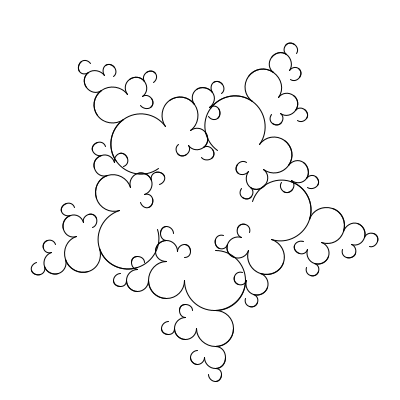
Frame 1 (no input)
Frame 60 (the mouse pressed at the canvas centre just before this capture): identical to frame 1, image omitted
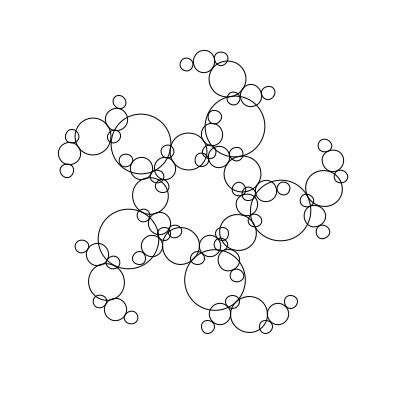
Frame 120 (the mouse held since frame 60 and released just before this capture)

The Processing sketch that drew these frames (run headless with seeded random() and noise(); from frame 60 on, the mouse is pressed at the canvas centre):

// Processing sketch: processing_14508
// ── processing_14508.pde

float len = 100;
float theta; 
float sides = 5;
float angle = radians(360/sides);
void setup(){
  size(400,400);
  background(0xFFFFFF);
  smooth();
  noFill();
}

void draw(){
translate(width * .5, height * .5);
background(0xFFFFFF);
float a = (mouseX / (float) width) * 90;
theta = radians(a);
for(int i = 0 ; i < sides; i++){
  pushMatrix();
  translate(cos((TWO_PI/sides)*i) * len * .15,sin((TWO_PI/sides)*i) * len * .15);
  rotate(angle * i);
  recurse(len);
  popMatrix();
}
}

void keyReleased() {
 switch(keyCode){//check for key input
   case 65://a
   if(len < 400) len+= 5;//increase the number of circles
   break;
   case 90://z
   if(len > 40) len-= 5;//decrease the number of circles
   break;
   case 83://s
   if(sides < 32) sides++;//increase the initial radius
   angle = radians(360/sides);
   break;
   case 88://x
   if(sides > 3) sides--;//decrease the initial radius
   angle = radians(360/sides);
   break;
 }
}

void recurse(float len){
  len /= 1.66;
  boolean flip = false;
  if(len > 10){
    pushMatrix();
    translate(0,len * 1.33);
    flip = !flip;
    if(flip)rotate(theta + radians(90)); 
    else rotate(theta);
    arc(0,0,len,len, -HALF_PI, HALF_PI);
    recurse(len);
    popMatrix();
    
    pushMatrix();
    translate(0,len * 1.33);
    rotate(-theta);
    arc(0,0,len,len, -HALF_PI, HALF_PI);
    recurse(len);
    popMatrix();
  }
}
